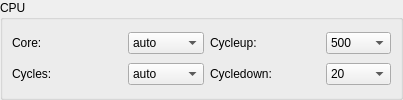
        <widget class="QGroupBox" name="gBoxCpu" >
         <property name="title" >
          <string>CPU</string>
         </property>
         <layout class="QGridLayout" >
          <property name="leftMargin" >
           <number>9</number>
          </property>
          <property name="topMargin" >
           <number>9</number>
          </property>
          <property name="rightMargin" >
           <number>9</number>
          </property>
          <property name="bottomMargin" >
           <number>9</number>
          </property>
          <property name="horizontalSpacing" >
           <number>6</number>
          </property>
          <property name="verticalSpacing" >
           <number>6</number>
          </property>
          <item row="1" column="1" >
           <layout class="QHBoxLayout" >
            <property name="spacing" >
             <number>6</number>
            </property>
            <property name="leftMargin" >
             <number>0</number>
            </property>
            <property name="topMargin" >
             <number>0</number>
            </property>
            <property name="rightMargin" >
             <number>0</number>
            </property>
            <property name="bottomMargin" >
             <number>0</number>
            </property>
            <item>
             <widget class="QLabel" name="lblCPUCycleDown" >
              <property name="minimumSize" >
               <size>
                <width>110</width>
                <height>0</height>
               </size>
              </property>
              <property name="maximumSize" >
               <size>
                <width>110</width>
                <height>16777215</height>
               </size>
              </property>
              <property name="text" >
               <string>Cycledown:</string>
              </property>
              <property name="buddy" >
               <cstring>cbxCPUCycleDown</cstring>
              </property>
             </widget>
            </item>
            <item>
             <widget class="QComboBox" name="cbxCPUCycleDown" >
              <property name="toolTip" >
               <string/>
              </property>
              <property name="whatsThis" >
               <string/>
              </property>
              <property name="currentIndex" >
               <number>1</number>
              </property>
              <item>
               <property name="text" >
                <string>10</string>
               </property>
              </item>
              <item>
               <property name="text" >
                <string>20</string>
               </property>
              </item>
              <item>
               <property name="text" >
                <string>30</string>
               </property>
              </item>
              <item>
               <property name="text" >
                <string>40</string>
               </property>
              </item>
              <item>
               <property name="text" >
                <string>50</string>
               </property>
              </item>
              <item>
               <property name="text" >
                <string>60</string>
               </property>
              </item>
              <item>
               <property name="text" >
                <string>70</string>
               </property>
              </item>
              <item>
               <property name="text" >
                <string>80</string>
               </property>
              </item>
              <item>
               <property name="text" >
                <string>90</string>
               </property>
              </item>
              <item>
               <property name="text" >
                <string>100</string>
               </property>
              </item>
             </widget>
            </item>
           </layout>
          </item>
          <item row="0" column="1" >
           <layout class="QHBoxLayout" >
            <property name="spacing" >
             <number>6</number>
            </property>
            <property name="leftMargin" >
             <number>0</number>
            </property>
            <property name="topMargin" >
             <number>0</number>
            </property>
            <property name="rightMargin" >
             <number>0</number>
            </property>
            <property name="bottomMargin" >
             <number>0</number>
            </property>
            <item>
             <widget class="QLabel" name="lblCPUCycleup" >
              <property name="minimumSize" >
               <size>
                <width>110</width>
                <height>0</height>
               </size>
              </property>
              <property name="maximumSize" >
               <size>
                <width>110</width>
                <height>16777215</height>
               </size>
              </property>
              <property name="text" >
               <string>Cycleup:</string>
              </property>
              <property name="buddy" >
               <cstring>cbxCPUCycleUp</cstring>
              </property>
             </widget>
            </item>
            <item>
             <widget class="QComboBox" name="cbxCPUCycleUp" >
              <property name="currentIndex" >
               <number>28</number>
              </property>
              <property name="maxVisibleItems" >
               <number>7</number>
              </property>
              <item>
               <property name="text" >
                <string>10000</string>
               </property>
              </item>
              <item>
               <property name="text" >
                <string>9500</string>
               </property>
              </item>
              <item>
               <property name="text" >
                <string>9000</string>
               </property>
              </item>
              <item>
               <property name="text" >
                <string>8500</string>
               </property>
              </item>
              <item>
               <property name="text" >
                <string>8000</string>
               </property>
              </item>
              <item>
               <property name="text" >
                <string>7500</string>
               </property>
              </item>
              <item>
               <property name="text" >
                <string>7000</string>
               </property>
              </item>
              <item>
               <property name="text" >
                <string>6500</string>
               </property>
              </item>
              <item>
               <property name="text" >
                <string>6000</string>
               </property>
              </item>
              <item>
               <property name="text" >
                <string>5500</string>
               </property>
              </item>
              <item>
               <property name="text" >
                <string>5000</string>
               </property>
              </item>
              <item>
               <property name="text" >
                <string>4500</string>
               </property>
              </item>
              <item>
               <property name="text" >
                <string>4000</string>
               </property>
              </item>
              <item>
               <property name="text" >
                <string>3500</string>
               </property>
              </item>
              <item>
               <property name="text" >
                <string>3000</string>
               </property>
              </item>
              <item>
               <property name="text" >
                <string>2500</string>
               </property>
              </item>
              <item>
               <property name="text" >
                <string>2000</string>
               </property>
              </item>
              <item>
               <property name="text" >
                <string>1500</string>
               </property>
              </item>
              <item>
               <property name="text" >
                <string>1000</string>
               </property>
              </item>
              <item>
               <property name="text" >
                <string>950</string>
               </property>
              </item>
              <item>
               <property name="text" >
                <string>900</string>
               </property>
              </item>
              <item>
               <property name="text" >
                <string>850</string>
               </property>
              </item>
              <item>
               <property name="text" >
                <string>800</string>
               </property>
              </item>
              <item>
               <property name="text" >
                <string>750</string>
               </property>
              </item>
              <item>
               <property name="text" >
                <string>700</string>
               </property>
              </item>
              <item>
               <property name="text" >
                <string>650</string>
               </property>
              </item>
              <item>
               <property name="text" >
                <string>600</string>
               </property>
              </item>
              <item>
               <property name="text" >
                <string>550</string>
               </property>
              </item>
              <item>
               <property name="text" >
                <string>500</string>
               </property>
              </item>
             </widget>
            </item>
           </layout>
          </item>
          <item row="1" column="0" >
           <layout class="QHBoxLayout" >
            <property name="spacing" >
             <number>6</number>
            </property>
            <property name="leftMargin" >
             <number>0</number>
            </property>
            <property name="topMargin" >
             <number>0</number>
            </property>
            <property name="rightMargin" >
             <number>0</number>
            </property>
            <property name="bottomMargin" >
             <number>0</number>
            </property>
            <item>
             <widget class="QLabel" name="lblCPUCycle" >
              <property name="minimumSize" >
               <size>
                <width>110</width>
                <height>0</height>
               </size>
              </property>
              <property name="maximumSize" >
               <size>
                <width>110</width>
                <height>16777215</height>
               </size>
              </property>
              <property name="text" >
               <string>Cycles:</string>
              </property>
              <property name="buddy" >
               <cstring>cbxCPUCycles</cstring>
              </property>
             </widget>
            </item>
            <item>
             <widget class="QComboBox" name="cbxCPUCycles" >
              <property name="currentIndex" >
               <number>0</number>
              </property>
              <property name="maxVisibleItems" >
               <number>7</number>
              </property>
              <item>
               <property name="text" >
                <string>auto</string>
               </property>
              </item>
              <item>
               <property name="text" >
                <string>20000</string>
               </property>
              </item>
              <item>
               <property name="text" >
                <string>19000</string>
               </property>
              </item>
              <item>
               <property name="text" >
                <string>18000</string>
               </property>
              </item>
              <item>
               <property name="text" >
                <string>17000</string>
               </property>
              </item>
              <item>
               <property name="text" >
                <string>16000</string>
               </property>
              </item>
              <item>
               <property name="text" >
                <string>15000</string>
               </property>
              </item>
              <item>
               <property name="text" >
                <string>14000</string>
               </property>
              </item>
              <item>
               <property name="text" >
                <string>13000</string>
               </property>
              </item>
              <item>
               <property name="text" >
                <string>12500</string>
               </property>
              </item>
              <item>
               <property name="text" >
                <string>12000</string>
               </property>
              </item>
              <item>
               <property name="text" >
                <string>11500</string>
               </property>
              </item>
              <item>
               <property name="text" >
                <string>11000</string>
               </property>
              </item>
              <item>
               <property name="text" >
                <string>10500</string>
               </property>
              </item>
              <item>
               <property name="text" >
                <string>10000</string>
               </property>
              </item>
              <item>
               <property name="text" >
                <string>9500</string>
               </property>
              </item>
              <item>
               <property name="text" >
                <string>9000</string>
               </property>
              </item>
              <item>
               <property name="text" >
                <string>8500</string>
               </property>
              </item>
              <item>
               <property name="text" >
                <string>8000</string>
               </property>
              </item>
              <item>
               <property name="text" >
                <string>7500</string>
               </property>
              </item>
              <item>
               <property name="text" >
                <string>7000</string>
               </property>
              </item>
              <item>
               <property name="text" >
                <string>6500</string>
               </property>
              </item>
              <item>
               <property name="text" >
                <string>6000</string>
               </property>
              </item>
              <item>
               <property name="text" >
                <string>5500</string>
               </property>
              </item>
              <item>
               <property name="text" >
                <string>5000</string>
               </property>
              </item>
              <item>
               <property name="text" >
                <string>4500</string>
               </property>
              </item>
              <item>
               <property name="text" >
                <string>4000</string>
               </property>
              </item>
              <item>
               <property name="text" >
                <string>3500</string>
               </property>
              </item>
              <item>
               <property name="text" >
                <string>3000</string>
               </property>
              </item>
              <item>
               <property name="text" >
                <string>2500</string>
               </property>
              </item>
              <item>
               <property name="text" >
                <string>2000</string>
               </property>
              </item>
              <item>
               <property name="text" >
                <string>1500</string>
               </property>
              </item>
              <item>
               <property name="text" >
                <string>1000</string>
               </property>
              </item>
              <item>
               <property name="text" >
                <string>950</string>
               </property>
              </item>
              <item>
               <property name="text" >
                <string>900</string>
               </property>
              </item>
              <item>
               <property name="text" >
                <string>850</string>
               </property>
              </item>
              <item>
               <property name="text" >
                <string>800</string>
               </property>
              </item>
              <item>
               <property name="text" >
                <string>750</string>
               </property>
              </item>
              <item>
               <property name="text" >
                <string>700</string>
               </property>
              </item>
              <item>
               <property name="text" >
                <string>650</string>
               </property>
              </item>
              <item>
               <property name="text" >
                <string>600</string>
               </property>
              </item>
              <item>
               <property name="text" >
                <string>550</string>
               </property>
              </item>
              <item>
               <property name="text" >
                <string>500</string>
               </property>
              </item>
             </widget>
            </item>
           </layout>
          </item>
          <item row="0" column="0" >
           <layout class="QHBoxLayout" >
            <property name="spacing" >
             <number>6</number>
            </property>
            <property name="leftMargin" >
             <number>0</number>
            </property>
            <property name="topMargin" >
             <number>0</number>
            </property>
            <property name="rightMargin" >
             <number>0</number>
            </property>
            <property name="bottomMargin" >
             <number>0</number>
            </property>
            <item>
             <widget class="QLabel" name="lblCPUCore" >
              <property name="minimumSize" >
               <size>
                <width>110</width>
                <height>0</height>
               </size>
              </property>
              <property name="maximumSize" >
               <size>
                <width>110</width>
                <height>16777215</height>
               </size>
              </property>
              <property name="text" >
               <string>Core:</string>
              </property>
              <property name="buddy" >
               <cstring>cbxCPUCore</cstring>
              </property>
             </widget>
            </item>
            <item>
             <widget class="QComboBox" name="cbxCPUCore" >
              <property name="toolTip" >
               <string/>
              </property>
              <property name="whatsThis" >
               <string/>
              </property>
              <property name="currentIndex" >
               <number>0</number>
              </property>
              <item>
               <property name="text" >
                <string>auto</string>
               </property>
              </item>
              <item>
               <property name="text" >
                <string>simple</string>
               </property>
              </item>
              <item>
               <property name="text" >
                <string>normal</string>
               </property>
              </item>
              <item>
               <property name="text" >
                <string>full</string>
               </property>
              </item>
              <item>
               <property name="text" >
                <string>dynamic</string>
               </property>
              </item>
             </widget>
            </item>
           </layout>
          </item>
         </layout>
        </widget>
